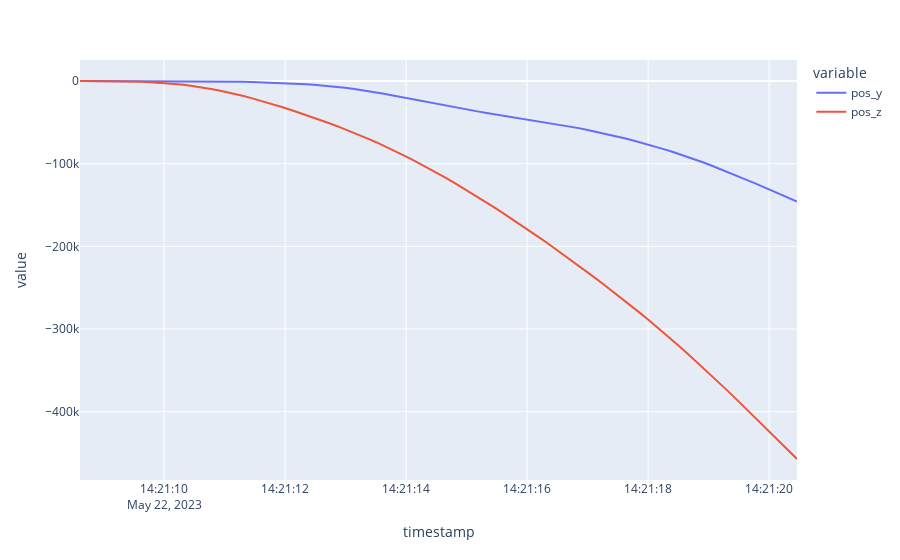

The cell this chart's notebook holds for it:
### Code cell
px.line(df, x="timestamp", y=["pos_y", "pos_z"])
